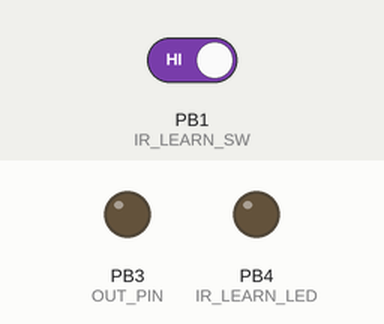
Simulated run of this sketch. Board: ATtiny85, built with avr-gcc and run on an emulated ATtiny85. On the bench: output pins drawn as LEDs (lit = HIGH). The test bench sets the inputs (shaded band); at power-on: PB1 (IR_LEARN_SW) HIGH.

Above: at 0.3 s.
Timing chart, 0 to 1.8 s (numbered marks = the images above):
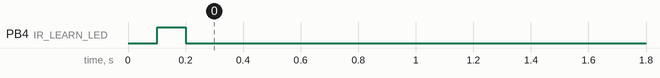

The sketch:

attiny85-ir-remote-switch.ino
```cpp
#include <IRremote.h>
#include <EEPROM.h>

#define IR_RECEIVE_PIN 2
#define IR_LEARN_SW 1
#define IR_LEARN_LED 4

#define OUT_PIN 3

byte outState = LOW;

int addr = 0;
bool learn = false;
int ir_code = -1;

void setup() {
  //Serial.begin(115200);

  pinMode(IR_LEARN_SW,  INPUT_PULLUP);
  pinMode(IR_LEARN_LED, OUTPUT);
  pinMode(OUT_PIN,      OUTPUT);
  digitalWrite(IR_LEARN_LED, LOW);
  ledBlink(1, 100, LOW);

  if(digitalRead(IR_LEARN_SW)==LOW){
    learn = true;
    digitalWrite(IR_LEARN_LED, HIGH);
    //Serial.println("attivo learn mode!");
    IrReceiver.begin(IR_RECEIVE_PIN);
  }else{
    learn = false;
    ir_code = EEPROM.read(addr);
    //Serial.print("leggo ir_code: ");
    //Serial.println(ir_code);
    IrReceiver.begin(IR_RECEIVE_PIN);
  }


}

void loop() {
  if (IrReceiver.decode()) {
    int command = IrReceiver.decodedIRData.command;
    //Serial.println(command);

    if(learn){
      EEPROM.write(addr, command);
      ledBlink(5, 100, HIGH);
      //Serial.print("scrivo ir_code: ");
      //Serial.println(command);
    }else if(command == ir_code){
      outState = (outState == LOW) ? HIGH : LOW;
      digitalWrite(OUT_PIN, outState);
      ledBlink(1, 100, LOW);
      //Serial.print("setto pin uscita: ");
      //Serial.println(outState);
      delay(1000);
    }
    IrReceiver.resume();
  }
}

void ledBlink(int i, int d, int final_state){
  for(int k=0; k<i; ++k){
        delay(d);
        digitalWrite(IR_LEARN_LED, LOW==final_state);
        delay(d);
        digitalWrite(IR_LEARN_LED, HIGH==final_state);
      }
}
```
